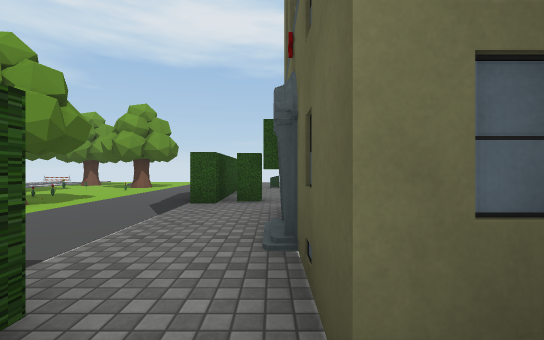
view 1 (above)

24 first-person views from a walk through a 3-D level made in the Unity game engine. The camera is 1.3 m above the floor, looks level and sees 90° across. The floor is counted in squares, 2 m on a side. Each view is taken from the middle of a square. On the plan, view 1 faces up. The plan holds only what a view shows up to about 9 squares ahead; the rest is blank. The place goes on beyond the plan. Some surface patterns are stand-ins.

view 2
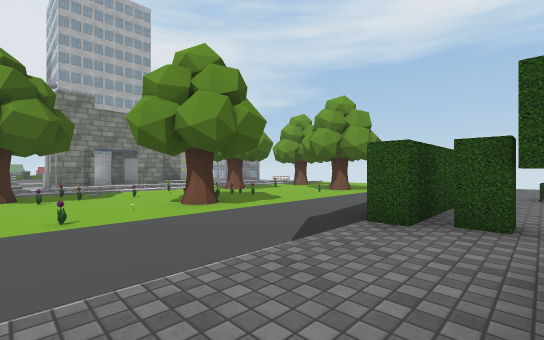

view 3
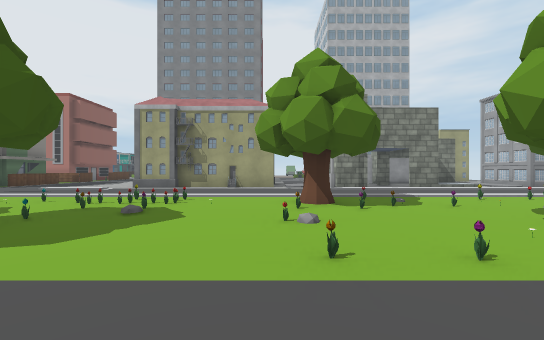

view 4
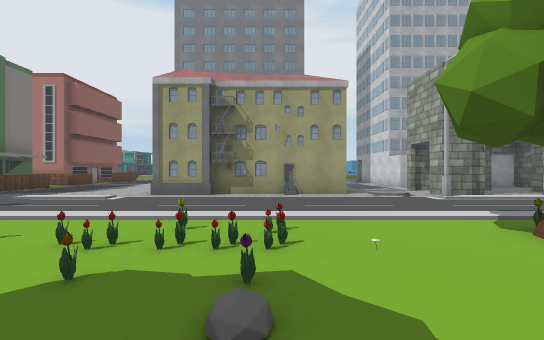

view 5
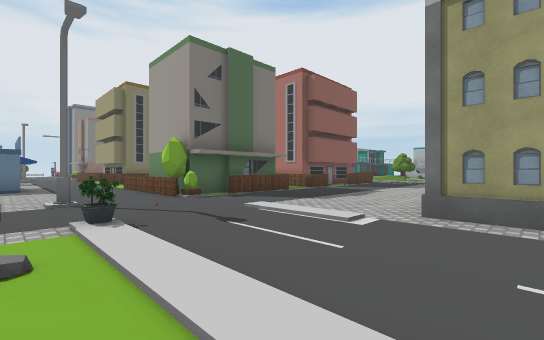

view 6
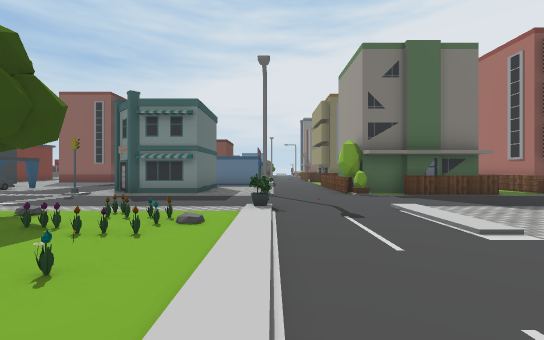

view 7
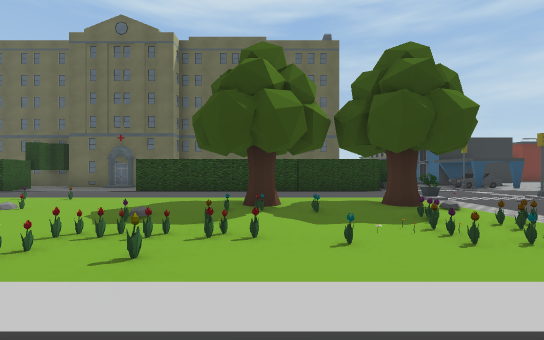

view 8
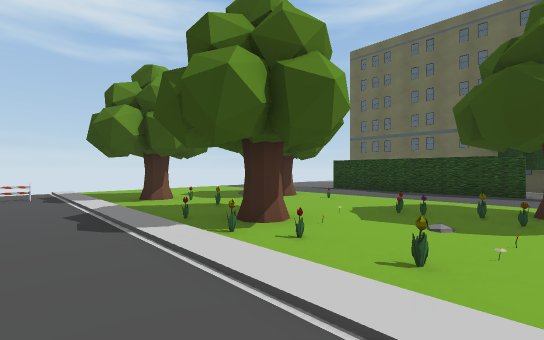

view 9
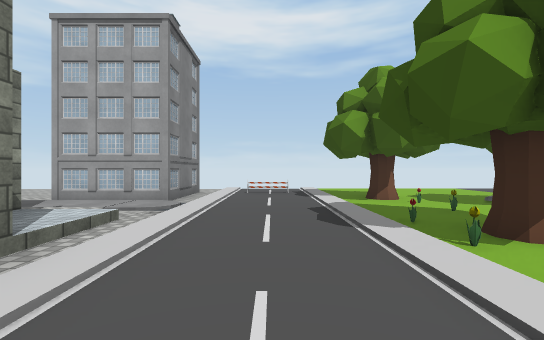

view 10
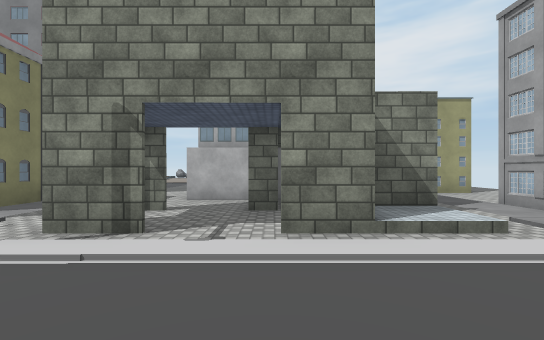

view 11
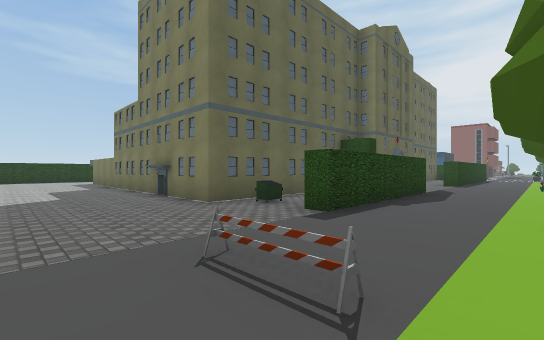

view 12
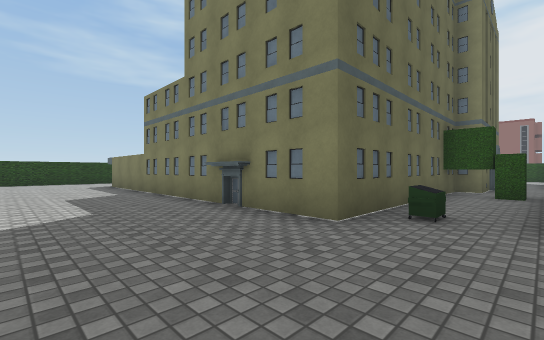

view 13
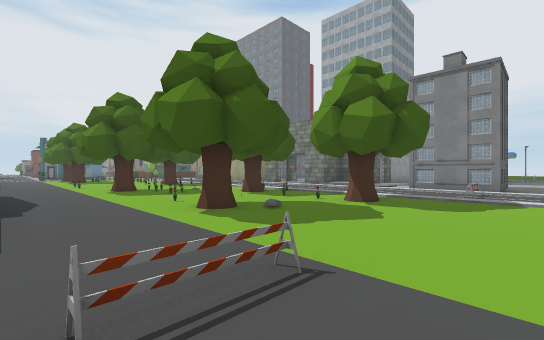

view 14
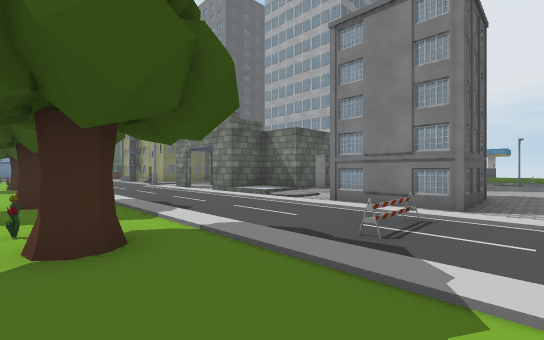

view 15
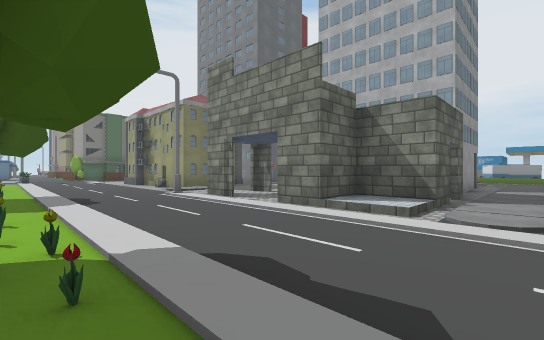

view 16
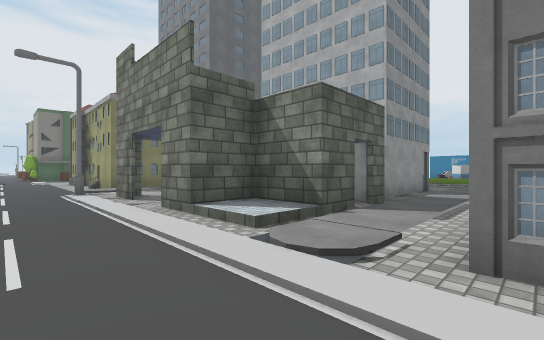

view 17
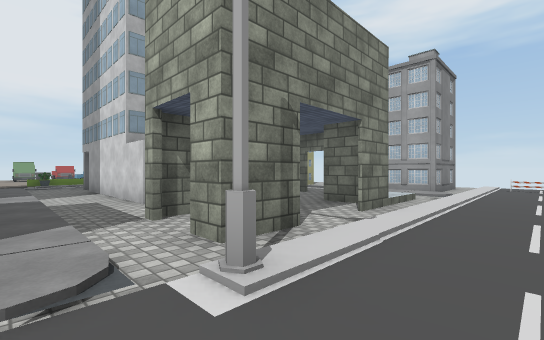

view 18
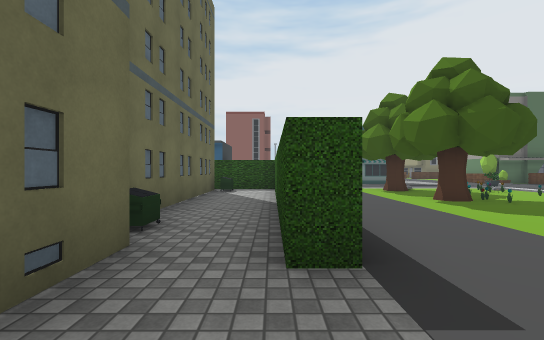

view 19
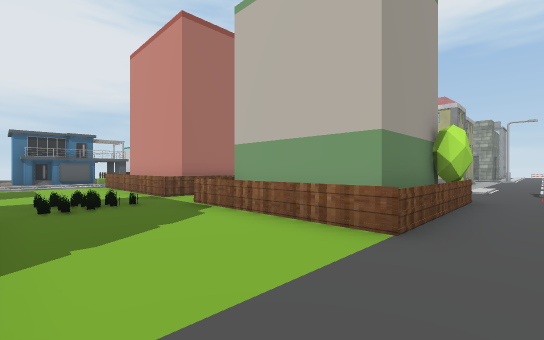

view 20
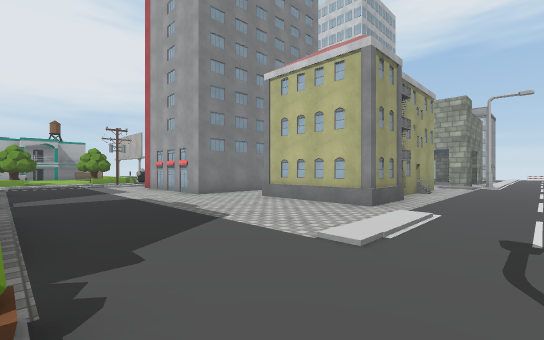

view 21
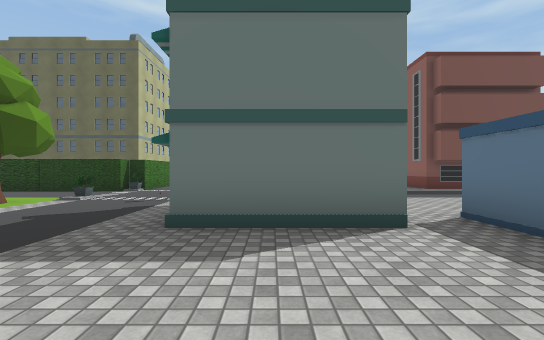

view 22
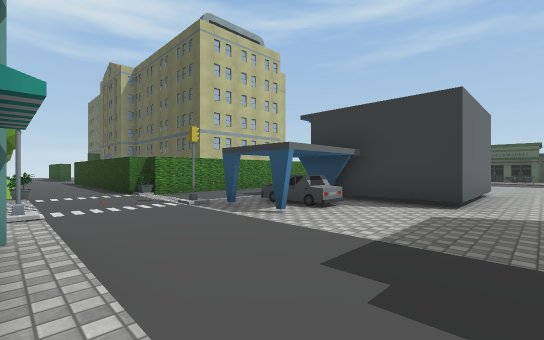

view 23
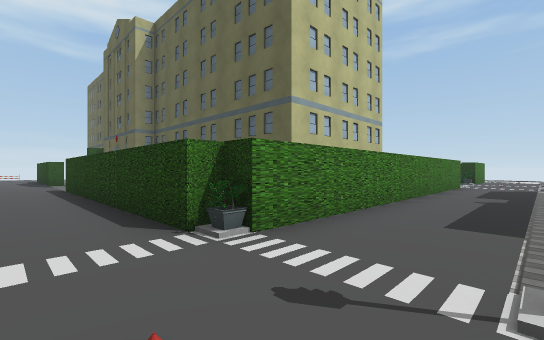

view 24
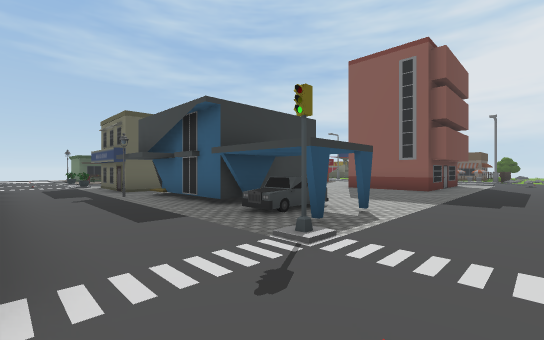

### Floor plan
Key: @ floor where view 1 was taken; # wall or solid block; . main floor; : floor 0.25 m higher than the main floor; / step, stairs or slope; = window, fence, low wall or low ledge; T tree; F flower; H hedge; B bin; S streetlight; U building; A bush; C car; O other object.
Columns run from 22 left of view 1 to 10 right of it. Each row starts with its distance up from view 1.
 14    ..........:...................
 13    .....##..O:.....O.............
 12  OO #..  #...:...................
 11     #...U#...:T........#########
 10   /////////..:.F.T...#B#
  9   //////##/..:.O.O...###
  8   UUUUU..#/..FT......###
  7      U  .##..:F..O...###
  6      UU #....:F.OF...HH#
  5      UU......:.OFT.....#
  4  UUUUUU.#.#....O.......#
  3  ..........S..OO..F.../#
  2   :::::::::..FT......./#
  1        ###.....O.OF..#.#
  0          #.....O.....#@B
 -1          #....FF.....#.#
 -2          #....FFO....#.#
 -3      #.  #.....FOT...#.#
 -4      #.###....F.O....#.#
 -5    #U#........FOFT...#B#
 -6   ............OO.T...##########
 -7  ............O....O..O.........
 -8  ..............................
 -9   ......O..O.S....#.......S....
-10      U.UUUUA....UU...######.OO
-11      U    UO....U U..#C##   O
-12      U UUUUO....U U.....#
-13   ####OO===O............###....
-14  .............OO...............
-15 ......O.......   ........
-16 .............      ...UU

Where each view was taken, in squares from view 1:
view 1: 0 up, 0 right, facing up
view 2: 2 up, 0 right, facing up-left
view 3: 1 up, 2 left, facing left
view 4: 1 down, 5 left, facing left
view 5: 3 down, 8 left, facing down-left
view 6: 2 down, 9 left, facing down
view 7: 3 down, 10 left, facing right
view 8: 5 up, 10 left, facing up-right
view 9: 5 up, 10 left, facing up
view 10: 6 up, 9 left, facing left
view 11: 14 up, 4 left, facing down-right
view 12: 14 up, 1 left, facing down-right
view 13: 14 up, 2 left, facing down-left
view 14: 14 up, 7 left, facing down-left
view 15: 10 up, 8 left, facing down-left
view 16: 11 up, 10 left, facing down-left
view 17: 2 up, 10 left, facing up-left
view 18: 3 up, 1 left, facing down
view 19: 16 down, 10 left, facing up-left
view 20: 9 down, 10 left, facing up-left
view 21: 11 down, 10 left, facing right
view 22: 14 down, 4 left, facing up-right
view 23: 9 down, 3 left, facing up-right
view 24: 7 down, 3 left, facing down-right
